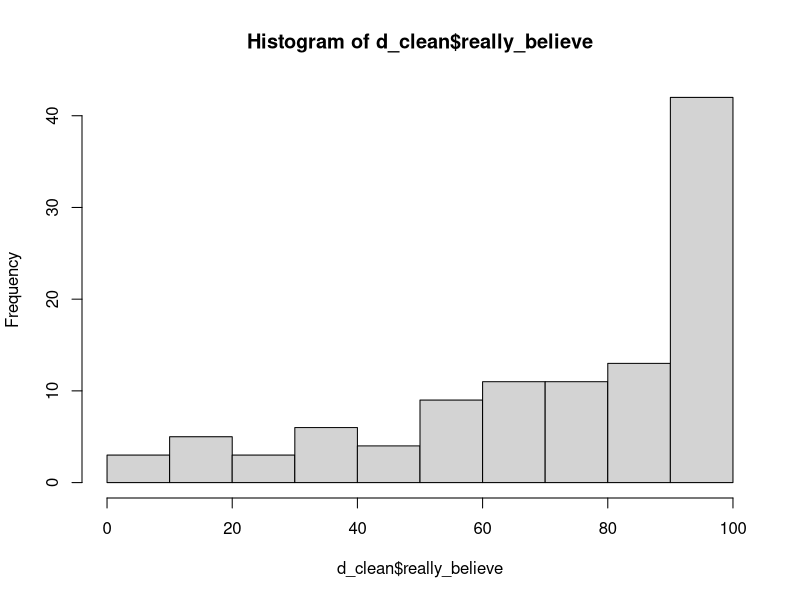
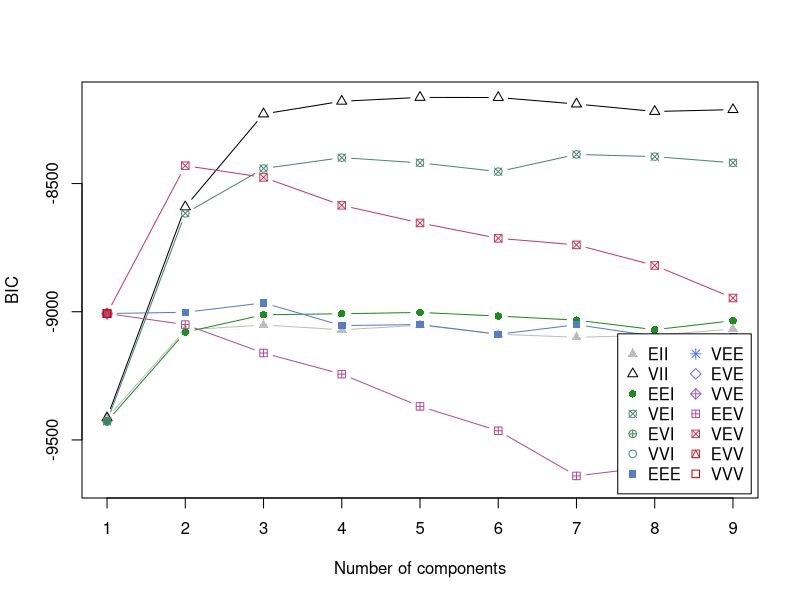
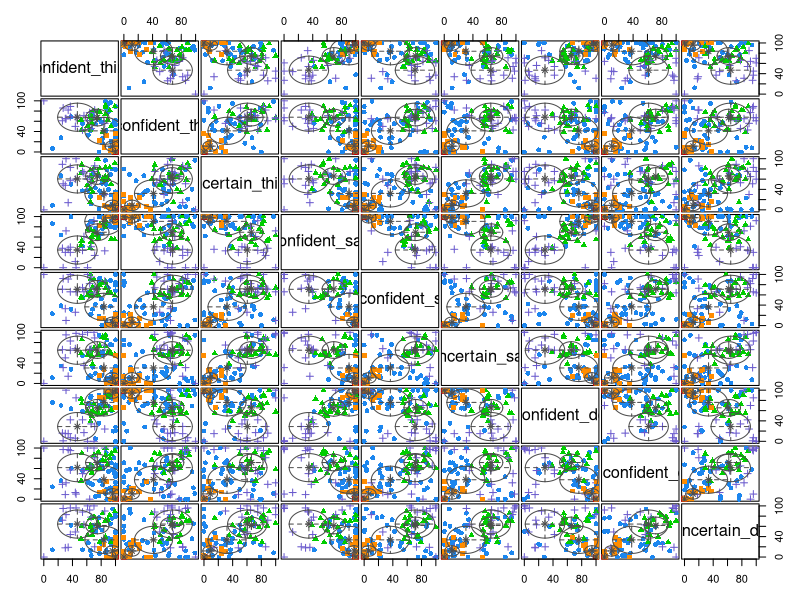
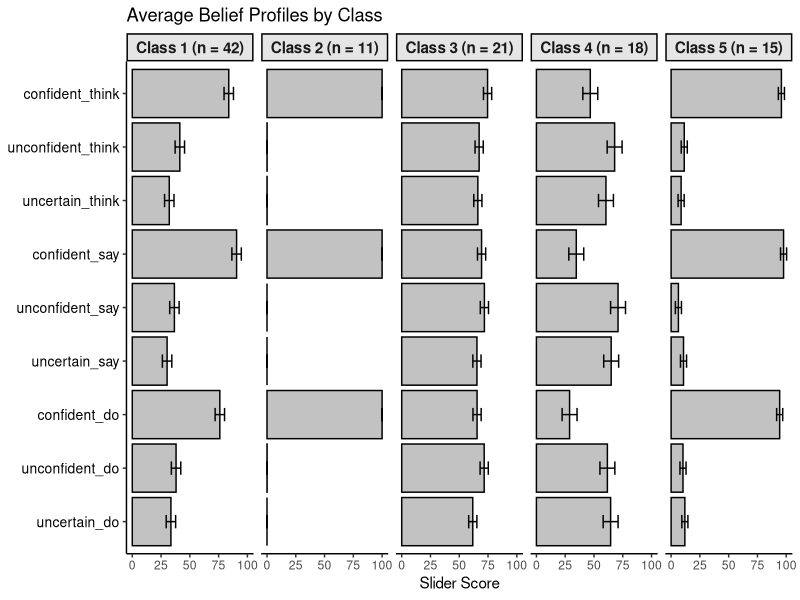
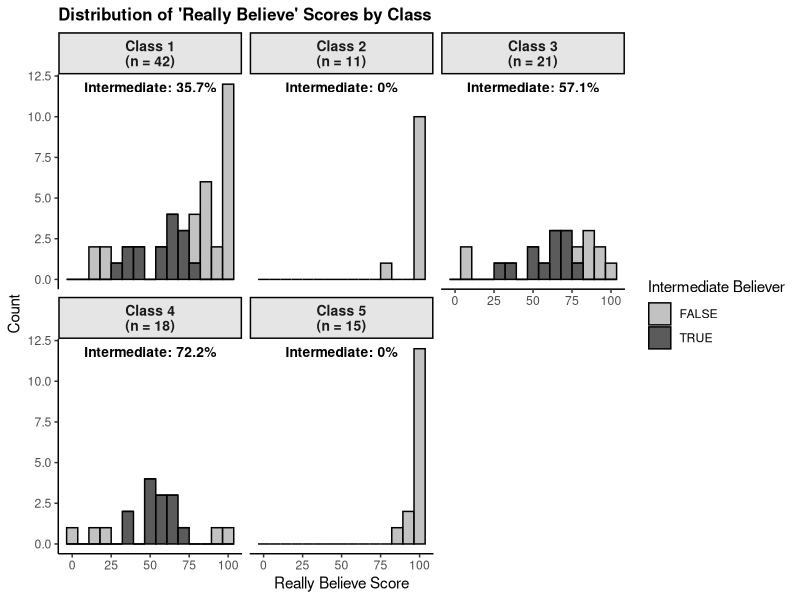
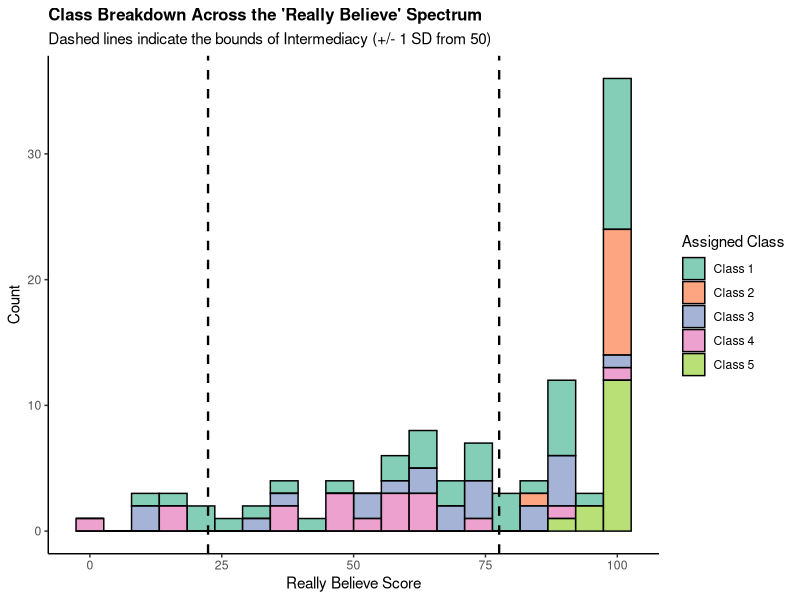
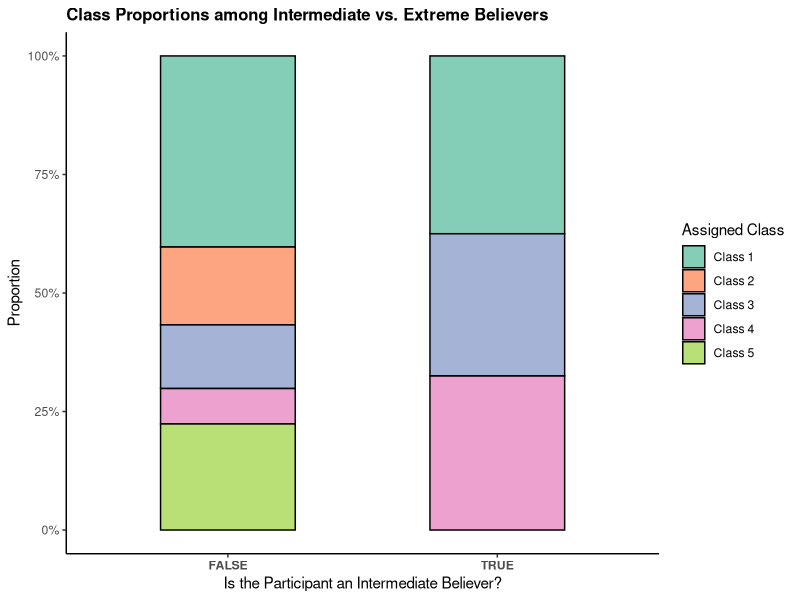
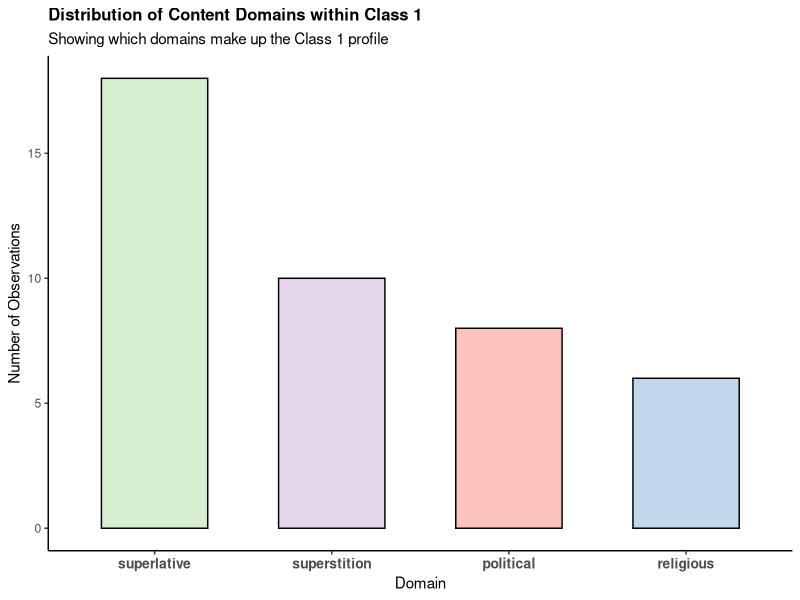

Write R code to recreate these figures, in order.
library(tidyverse)
library(mclust)
library(lme4)
library(psych)
library(corrplot)
library(GGally)

# ==========================================
# 1. CONFIGURATION & TOGGLES
# ==========================================
# Toggle 1: Filter 'really_believe' to +/- 1 SD from the mean?
use_intermediate_filter <- FALSE

# Toggle 2: Cluster on domain residuals instead of raw scores?
use_domain_residuals <- FALSE

# ==========================================
# 2. DATA CLEANING & PREP
# ==========================================
d <- read.csv("rb.p3.csv") %>% 
  filter(attention == 2 | attention == "") %>%
  mutate(domain = case_when(!(religious == "") ~ "religious",
                            !(superlative == "") ~ "superlative",
                            !(superstition == "") ~ "superstition",
                            !(political == "") ~ "political"),
         really_believe    = as.numeric(really_1), 
         confident_think   = as.numeric(y_t_1), 
         unconfident_think = as.numeric(n_t_1),
         uncertain_think   = as.numeric(u_t_1), 
         confident_say     = as.numeric(y_s_1), 
         unconfident_say   = as.numeric(n_s_1),
         uncertain_say     = as.numeric(u_s_1), 
         confident_do      = as.numeric(y_d_1), 
         unconfident_do    = as.numeric(n_d_1),
         uncertain_do      = as.numeric(u_d_1)) %>%
  filter(!is.na(domain))

vars <- c("confident_think", "unconfident_think", "uncertain_think",
          "confident_say", "unconfident_say", "uncertain_say",
          "confident_do", "unconfident_do", "uncertain_do")

# Create ONE unified dataset without NAs, adding Row_ID for distinct counts later
d_clean <- d %>% 
  dplyr::select(all_of(vars), really_believe, domain) %>%
  drop_na() %>%
  mutate(Row_ID = row_number())

# Apply the intermediate filter if toggled TRUE
if(use_intermediate_filter) {
  mean_val <- mean(d_clean$really_believe)
  sd_val <- sd(d_clean$really_believe)
  
  d_clean <- d_clean %>%
    filter(really_believe > (50 - sd_val) & 
             really_believe < (50 + sd_val))
}

hist(d_clean$really_believe)

# ==========================================
# 3. GMM CLUSTERING
# ==========================================
# Base dataset for clustering
d.cluster <- d_clean %>% 
  dplyr::select(all_of(vars))

# Apply the domain residualizer if toggled TRUE
if(use_domain_residuals) {
  for(var in vars) {
    mod <- lm(paste(var, "~ domain"), data = d_clean)
    d.cluster[[var]] <- residuals(mod)
  }
}

# how many clusters?
m <- mclustBIC(d.cluster)
summary(m)
plot(m)

# analysis
mod1 <- Mclust(d.cluster, x = m, G = 5, modelNames = "VII")
summary(mod1, parameters = TRUE)
plot(mod1, what = "classification")

# Append class assignments back to both our working datasets
d_clean$Class_Num <- mod1$classification
d.cluster$Class_Num <- mod1$classification

# ==========================================
# 4. PROFILE VISUALIZATION
# ==========================================
plot_data <- as.data.frame(mod1$parameters$mean) %>%
  rownames_to_column(var = "Item") %>%
  pivot_longer(cols = -Item, 
               names_to = "Class_Num", 
               values_to = "Mean") %>%
  mutate(Class = paste("Class", str_extract(Class_Num, "\\d+")),
         Class_Idx = as.integer(str_extract(Class_Num, "\\d+")))

class_counts <- as.numeric(table(mod1$classification))

# EII models store variance as a scalar, VII uses a vector, others use arrays. 
# Using length.out safely handles scalars vs vectors without over-repeating!
if (!is.null(mod1$parameters$variance$sigmasq)) {
  variances <- rep(mod1$parameters$variance$sigmasq, length.out = mod1$G)
} else {
  variances <- mod1$parameters$variance$sigma[1, 1, ]
}

se_df <- tibble(Class_Idx = 1:mod1$G,
                n = class_counts, 
                SE = sqrt(variances / class_counts))

plot_data <- plot_data %>%
  left_join(se_df, by = "Class_Idx") %>%
  mutate(Lower = Mean - SE,
         Upper = Mean + SE,
         Item = fct_inorder(Item),
         Class = paste0(Class, " (n = ", n, ")"))

# Dynamic X-axis label based on our toggle
x_axis_label <- ifelse(use_domain_residuals, "Deviation from Domain Mean (Residual)", "Slider Score")

ggplot(plot_data, aes(x = Mean, y = fct_rev(Item))) +
  geom_col(fill = "gray70", color = "black", alpha = 0.8) +
  geom_errorbar(aes(xmin = Lower, xmax = Upper), width = 0.25) +
  facet_wrap(~ Class, nrow = 1) + 
  theme_classic() +
  labs(title = "Average Belief Profiles by Class", x = x_axis_label, y = NULL) +
  theme(legend.position = "none",
        strip.background = element_rect(fill = "grey90", color = "black"),
        strip.text = element_text(face = "bold", size = 11),
        axis.text.y = element_text(size = 10, color = "black"))

# ==========================================
# 5. OUTCOME ANALYSIS: REALLY BELIEVE
# ==========================================
# 1. Establish statistical boundaries for intermediacy
rb_sd <- sd(d_clean$really_believe, na.rm = TRUE)
lower_bound <- 50 - rb_sd
upper_bound <- 50 + rb_sd

# 2. Calculate class-level summary statistics
rb_summary <- d_clean %>%
  group_by(Class_Num) %>%
  summarize(
    n = n(),
    mean_rb = mean(really_believe, na.rm = TRUE),
    sd_rb = sd(really_believe, na.rm = TRUE),
    se_rb = sd_rb / sqrt(n),
    .groups = "drop" 
  ) %>%
  mutate(
    Class_Label = factor(paste0("Class ", Class_Num, "\n(n = ", n, ")")),
    Lower = mean_rb - se_rb,
    Upper = mean_rb + se_rb
  )

# 3. Create master plotting dataframe combining raw data, metrics, and labels
d_plot <- d_clean %>%
  mutate(
    Class_Factor = as.factor(paste("Class", Class_Num)),
    intermediate = case_when(
      really_believe >= lower_bound & really_believe <= upper_bound ~ TRUE,
      TRUE ~ FALSE
    )
  ) %>%
  left_join(rb_summary, by = "Class_Num")

# 4. Pre-calculate text labels for Figure 5A
class_proportions <- d_plot %>%
  group_by(Class_Label) %>%
  summarize(
    prop_inter = mean(intermediate),
    label = paste0("Intermediate: ", round(prop_inter * 100, 1), "%"),
    .groups = "drop"
  )
class1_domain_summary <- d_plot %>%
  filter(Class_Num == 1) %>%
  group_by(domain) %>%
  summarize(Count = n(), .groups = "drop") %>%
  mutate(Percentage = round((Count / sum(Count)) * 100, 1)) %>%
  arrange(desc(Count))

print("--- Domain Breakdown for Class 1 ---")
print(class1_domain_summary)


# ------------------------------------------
# STEP 3: VISUALIZATION SUITE
# ------------------------------------------

# --- FIGURE 5A: Faceted Distribution with Proportions ---
ggplot(d_plot, aes(x = really_believe, fill = intermediate)) +
  geom_histogram(color = "black", bins = 15, alpha = 0.8) +
  geom_text(data = class_proportions, aes(x = 50, y = Inf, label = label), 
            vjust = 1.8, fontface = "bold", color = "black", size = 3.5, inherit.aes = FALSE) +
  facet_wrap(~ Class_Label) +
  scale_fill_manual(values = c("FALSE" = "gray70", "TRUE" = "gray20")) +
  theme_classic() +
  labs(
    title = "Distribution of 'Really Believe' Scores by Class",
    x = "Really Believe Score",
    y = "Count",
    fill = "Intermediate Believer"
  ) +
  theme(
    plot.title = element_text(face = "bold", size = 12),
    strip.background = element_rect(fill = "grey90", color = "black"),
    strip.text = element_text(face = "bold", size = 10)
  )

# --- FIGURE 5B: Continuous Spectrum & Bounds ---
ggplot(d_plot, aes(x = really_believe, fill = Class_Factor)) +
  geom_histogram(position = "stack", color = "black", bins = 20, alpha = 0.8) +
  geom_vline(xintercept = c(lower_bound, upper_bound), 
             color = "black", linetype = "dashed", linewidth = 0.8) +
  scale_fill_brewer(palette = "Set2") +
  theme_classic() +
  labs(
    title = "Class Breakdown Across the 'Really Believe' Spectrum",
    subtitle = "Dashed lines indicate the bounds of Intermediacy (+/- 1 SD from 50)",
    x = "Really Believe Score",
    y = "Count",
    fill = "Assigned Class"
  ) +
  theme(plot.title = element_text(face = "bold", size = 12))

# --- FIGURE 5C: Categorical Class Proportions ---
ggplot(d_plot, aes(x = intermediate, fill = Class_Factor)) +
  geom_bar(position = "fill", color = "black", alpha = 0.8, width = 0.5) +
  scale_y_continuous(labels = scales::percent) + 
  scale_fill_brewer(palette = "Set2") +
  theme_classic() +
  labs(
    title = "Class Proportions among Intermediate vs. Extreme Believers",
    x = "Is the Participant an Intermediate Believer?",
    y = "Proportion",
    fill = "Assigned Class"
  ) +
  theme(
    plot.title = element_text(face = "bold", size = 12),
    axis.text.x = element_text(face = "bold")
  )

# --- FIGURE 5D: Class 1 Specific Domain Distribution ---
ggplot(filter(d_plot, Class_Num == 1), aes(x = fct_infreq(domain), fill = domain)) +
  geom_bar(color = "black", alpha = 0.8, width = 0.6) +
  scale_fill_brewer(palette = "Pastel1") +
  theme_classic() +
  labs(
    title = "Distribution of Content Domains within Class 1",
    subtitle = "Showing which domains make up the Class 1 profile",
    x = "Domain",
    y = "Number of Observations"
  ) +
  theme(
    plot.title = element_text(face = "bold", size = 12),
    axis.text.x = element_text(face = "bold", size = 10),
    legend.position = "none"
  )

# --- FIGURE 5E: Domain Distributions Faceted by Class ---
ggplot(d_plot, aes(x = really_believe, fill = domain)) +
  geom_histogram(position = "stack", color = "black", bins = 20, alpha = 0.8) +
  geom_vline(xintercept = c(lower_bound, upper_bound), 
             color = "black", linetype = "dashed", linewidth = 0.8) +
  facet_wrap(~ Class_Factor) +
  scale_fill_brewer(palette = "Dark2") +
  theme_classic() +
  labs(
    title = "Domain Distributions Across 'Really Believe' Spectrum by Latent Class",
    x = "Really Believe Score",
    y = "Count",
    fill = "Domain"
  ) +
  theme(
    plot.title = element_text(face = "bold", size = 12),
    strip.background = element_rect(fill = "grey90", color = "black"),
    strip.text = element_text(face = "bold", size = 11)
  )

# --- FIGURE 5F: Item-by-Item Raw Distributions (Grand Finale with Density Shadows) ---
# 1. Define your explicit item order
desired_order <- c(
  "confident_think", "unconfident_think", "uncertain_think",
  "confident_say",   "unconfident_say",   "uncertain_say",
  "confident_do",    "unconfident_do",    "uncertain_do"
)

# 2. Extract the exact model profile parameters
model_means <- as.data.frame(mod1$parameters$mean) %>%
  rownames_to_column(var = "Item") %>%
  pivot_longer(cols = -Item, names_to = "Class_Str", values_to = "Mean") %>%
  mutate(Class_Num = as.integer(str_extract(Class_Str, "\\d+")))

class_counts <- as.numeric(table(mod1$classification))
if (!is.null(mod1$parameters$variance$sigmasq)) {
  variances <- rep(mod1$parameters$variance$sigmasq, length.out = mod1$G)
} else {
  variances <- mod1$parameters$variance$sigma[1, 1, ]
}

se_df <- tibble(
  Class_Num = 1:mod1$G,
  n = class_counts, 
  SE = sqrt(variances / class_counts)
)

model_profile <- model_means %>%
  left_join(se_df, by = "Class_Num") %>%
  mutate(
    Lower = Mean - SE,
    Upper = Mean + SE
  ) %>%
  select(Item, Class_Num, Mean, Lower, Upper)

# 3. Pivot the raw item variables long
item_plot_data <- d_plot %>%
  select(all_of(vars), Class_Label, Class_Num, domain, intermediate) %>%
  pivot_longer(cols = all_of(vars), names_to = "Item", values_to = "Score") %>%
  mutate(Item = factor(Item, levels = desired_order)) %>%
  left_join(model_profile, by = c("Item", "Class_Num"))

# 4. Handle the dynamic X-axis label
x_axis_label <- ifelse(exists("use_domain_residuals") && use_domain_residuals, 
                       "Deviation from Domain Mean (Residual)", 
                       "Slider Score")

# 5. Build the item-by-item distribution plot
ggplot(item_plot_data, aes(x = Score, y = fct_rev(Item))) +
  geom_violin(orientation = "y", fill = "gray85", color = NA, alpha = 0.35, scale = "width", width = 0.6) +
  geom_jitter(aes(color = intermediate, shape = domain), 
              width = 0,       
              height = 0.18,  
              alpha = 0.4,     
              size = 1.8) +
  geom_errorbar(aes(xmin = Lower, xmax = Upper), height = 0.25, color = "black", linewidth = 0.8, width= 0.1) +
  geom_point(aes(x = Mean), color = "black", size = 4, shape = 18) + 
  facet_wrap(~ Class_Label, nrow = 1) + 
  scale_color_brewer(palette = "Dark2") +
  theme_classic() +
  labs(
    title = "",
    x = x_axis_label,
    y = NULL,
    color = "Intermediacy",
    shape = "Domain"
  ) +
  theme(
    plot.title = element_text(face = "bold", size = 12),
    panel.border = element_rect(color = "black", fill = NA, linewidth = 0.8),
    strip.background = element_rect(fill = "grey90", color = "black"),
    strip.text = element_text(face = "bold", size = 11),
    axis.text.x = element_text(size = 10, color = "black"),
    axis.text.y = element_text(size = 10, color = "black"),
    legend.title = element_text(face = "bold"),
    legend.position = "right"
  )

# ==========================================
# 6. CORRELATION MATRICES BY CLASS
# ==========================================
num_cols <- ceiling(mod1$G / 1)
par(mfrow = c(1, num_cols)) 

for (i in 1:mod1$G) {
  class_data <- d.cluster %>%
    filter(Class_Num == i) %>%
    dplyr::select(all_of(vars))
  
  cormat <- cor(class_data, use = "pairwise.complete.obs")
  
  corrplot(cormat, 
           method = "number", 
           type = "upper", 
           tl.col = "black", 
           tl.cex = 0.8,
           title = paste("Class", i, "Correlations"),
           mar = c(0, 0, 2, 0))
}

par(mfrow = c(1, 1))

# ==========================================
# 7. OVERLAID REGRESSION MATRICES
# ==========================================
pair_data <- d.cluster %>%
  dplyr::select(all_of(vars), Class_Num) %>%
  mutate(Class = as.factor(paste("Class", Class_Num))) %>%
  dplyr::select(-Class_Num)

plot_overlaid_lm <- function(data, mapping, ...) {
  ggplot(data = data, mapping = mapping) +
    geom_point(alpha = 0.15, size = 0.5) +
    geom_smooth(method = "lm", se = FALSE, size = 1, ...) +
    theme_classic()
}

ggpairs(
  pair_data, 
  columns = 1:length(vars),
  mapping = aes(color = Class, fill = Class),
  lower = list(continuous = plot_overlaid_lm),
  diag = list(continuous = wrap("densityDiag", alpha = 0.5)), 
  upper = list(continuous = wrap("cor", size = 3)) 
) +
  theme(
    strip.text = element_text(size = 8, face = "bold"),
    axis.text = element_blank(), 
    axis.ticks = element_blank()
  )

# ==========================================
# 8. MODERATION ANALYSIS (FULL SAMPLE)
# ==========================================
mod_data <- d.cluster %>%
  mutate(Class_Factor = as.factor(Class_Num))

var_pairs <- combn(vars, 2, simplify = FALSE)
moderation_results <- list()

for(i in seq_along(var_pairs)) {
  var_y <- var_pairs[[i]][1]
  var_x <- var_pairs[[i]][2]
  
  form <- as.formula(paste(var_y, "~", var_x, "* Class_Factor"))
  fit <- lm(form, data = mod_data)
  
  aov_res <- anova(fit)
  interaction_term <- paste0(var_x, ":Class_Factor")
  
  p_val <- aov_res[interaction_term, "Pr(>F)"]
  f_val <- aov_res[interaction_term, "F value"]
  
  moderation_results[[i]] <- tibble(
    Outcome = var_y,
    Predictor = var_x,
    F_value = round(f_val, 3),
    p_value = p_val
  )
}

mod_df <- bind_rows(moderation_results) %>%
  mutate(
    p_adj = p.adjust(p_value, method = "fdr"), 
    Significant = ifelse(p_adj < 0.05, "Yes", "No")
  ) %>%
  arrange(p_adj) 

print(head(mod_df, 10))


# -------------------------------------------------------------------------
# =========================================================================
#                    PART II: INTERMEDIATE BELIEFS DEEP DIVE
# =========================================================================
# -------------------------------------------------------------------------

target_classes <- c(1, 3, 4)

# ==========================================
# 9. ITEM DISTRIBUTIONS (INTERMEDIATE ONLY)
# ==========================================
inter_raw <- d_plot %>% filter(intermediate == TRUE, Class_Num %in% target_classes)

inter_plot_data <- inter_raw %>%
  select(all_of(vars), Class_Num, domain, Row_ID) %>%
  pivot_longer(cols = all_of(vars), names_to = "Item", values_to = "Score") %>%
  mutate(Item = factor(Item, levels = desired_order)) %>%
  group_by(Class_Num) %>%
  mutate(Class_Label_Inter = paste0("Class ", Class_Num, "\n(n = ", n_distinct(Row_ID), ")")) %>%
  ungroup()

inter_summary <- inter_plot_data %>%
  group_by(Class_Label_Inter, Item) %>%
  summarize(Mean = mean(Score, na.rm = TRUE), SE = sd(Score, na.rm = TRUE)/sqrt(n()), .groups = "drop")

ggplot(inter_plot_data, aes(x = Score, y = fct_rev(Item))) +
  geom_violin(fill = "gray85", color = NA, alpha = 0.35, scale = "width", width = 0.6) +
  geom_jitter(aes(color = domain, shape = domain), width = 0, height = 0.18, alpha = 0.6, size = 2.2) +
  geom_errorbar(data = inter_summary, aes(xmin = Mean-SE, xmax = Mean+SE, y = fct_rev(Item)), height = 0.25, color = "black", linewidth = 0.8, width = 0, inherit.aes = FALSE) +
  geom_point(data = inter_summary, aes(x = Mean, y = fct_rev(Item)), color = "black", size = 3.5, shape = 18, inherit.aes = FALSE) +
  facet_wrap(~ Class_Label_Inter, nrow = 1) + 
  scale_color_brewer(palette = "Dark2") +
  theme_classic() +
  labs(title = "Item-by-Item Intermediate Belief Distributions", x = "Score", y = NULL, color = "Domain", shape = "Domain") +
  theme(plot.title = element_text(face="bold"), strip.background = element_rect(fill="grey90"), strip.text = element_text(face="bold"))

# ==========================================
# 10. CORRELATION MATRICES (INTERMEDIATE)
# ==========================================
cor_long <- bind_rows(lapply(target_classes, function(c) {
  as.data.frame(as.table(cor(inter_raw %>% filter(Class_Num == c) %>% select(all_of(vars)), use = "pairwise"))) %>%
    mutate(Class_Label = paste("Class", c))
})) %>%
  mutate(Var1 = factor(Var1, levels = desired_order), Var2 = factor(Var2, levels = rev(desired_order)))

ggplot(cor_long, aes(x = Var1, y = Var2, fill = Freq)) +
  geom_tile(color = "white", linewidth = 0.5) +
  geom_text(aes(label = round(Freq, 2)), color = "black", size = 3) +
  facet_wrap(~ Class_Label, nrow = 1) +
  scale_fill_gradient2(low = "red", mid = "white", high = "blue", midpoint = 0, limits = c(-1, 1)) +
  theme_minimal() + labs(title = "", x = NULL, y = NULL, fill = "r") +
  theme(axis.text.x = element_text(angle = 45, hjust = 1), strip.text = element_text(face="bold"), panel.grid = element_blank())

# ==========================================
# 11. PARALLEL ANALYSIS
# ==========================================
par(mfrow = c(1, length(target_classes)))
cat("\n--- PARALLEL ANALYSIS RECOMMENDATIONS ---\n")

for (c_num in target_classes) {
  pa <- fa.parallel(inter_raw %>% filter(Class_Num == c_num) %>% select(all_of(desired_order)), fm = "minres", fa = "fa", main = paste("Class", c_num), plot = TRUE)
  cat("Class", c_num, "Recommended Factors:", pa$nfact, "\n")
}
par(mfrow = c(1, 1))

# Inspect extracted models based on parallel analysis hits
fa(inter_raw %>% filter(Class_Num == 1) %>% select(all_of(desired_order)), nfactors = 1, fm = "minres")
fa(inter_raw %>% filter(Class_Num == 3) %>% select(all_of(desired_order)), nfactors = 1, fm = "minres")
fa(inter_raw %>% filter(Class_Num == 4) %>% select(all_of(desired_order)), nfactors = 2, fm = "minres", rotate = "oblimin")

# ==========================================
# 12. OMNIBUS MODERATION: GRID VISUALIZATION
# ==========================================
pairs_df <- tribble(
  ~Comparison,         ~Action, ~X_Var,              ~Y_Var,
  "Conf vs Unconf",    "Think", "confident_think",   "unconfident_think",
  "Conf vs Unconf",    "Say",   "confident_say",     "unconfident_say",
  "Conf vs Unconf",    "Do",    "confident_do",      "unconfident_do",
  "Conf vs Uncert",    "Think", "confident_think",   "uncertain_think",
  "Conf vs Uncert",    "Say",   "confident_say",     "uncertain_say",
  "Conf vs Uncert",    "Do",    "confident_do",      "uncertain_do",
  "Unconf vs Uncert",  "Think", "unconfident_think", "uncertain_think",
  "Unconf vs Uncert",  "Say",   "unconfident_say",   "uncertain_say",
  "Unconf vs Uncert",  "Do",    "unconfident_do",    "uncertain_do"
)

mod_plot_df <- bind_rows(lapply(1:nrow(pairs_df), function(i) {
  r <- pairs_df[i, ]
  p_int <- anova(lm(reformulate(c(r$X_Var, "Class_Factor"), r$Y_Var), data=inter_raw),
                 lm(reformulate(c(r$X_Var, "Class_Factor", paste0(r$X_Var, ":Class_Factor")), r$Y_Var), data=inter_raw))$`Pr(>F)`[2]
  
  inter_raw %>%
    select(Class_Factor, X_Val = all_of(r$X_Var), Y_Val = all_of(r$Y_Var)) %>%
    mutate(Comparison = r$Comparison, Action = r$Action, p_label = sprintf("Interaction p = %.3f", p_int))
})) %>%
  mutate(Action = factor(Action, levels = c("Think", "Say", "Do")), 
         Comparison = factor(Comparison, levels = c("Conf vs Unconf", "Conf vs Uncert", "Unconf vs Uncert")))

ggplot(mod_plot_df, aes(x = X_Val, y = Y_Val)) +
  geom_jitter(aes(color = Class_Factor), alpha = 0.25, width = 1.5, height = 1.5, size = 1) +
  geom_smooth(aes(color = Class_Factor), method = "lm", se = FALSE, linewidth = 1.2) +
  geom_text(data = mod_plot_df %>% distinct(Comparison, Action, p_label), aes(x = -Inf, y = Inf, label = p_label), hjust = -0.1, vjust = 1.5, fontface = "italic", size = 3.5) +
  facet_grid(Comparison ~ Action, scales = "free") +
  scale_color_manual(values = c("Class 1" = "green", "Class 3" = "grey", "Class 4" = "black")) +
  theme_bw() + labs(title = "", x = "", y = "", color = "Class") +
  theme(strip.background = element_rect(fill = "grey90"), strip.text = element_text(face = "bold"), legend.position = "bottom")

# ==========================================
# 13. CORRELATION GRIDS (TARGETED PAIRS)
# ==========================================
cor_grid_df <- bind_rows(lapply(target_classes, function(c_num) {
  df_sub <- inter_raw %>% filter(Class_Num == c_num)
  bind_rows(lapply(1:nrow(pairs_df), function(i) {
    tibble(Class_Label = paste0("Class ", c_num, "\n(n = ", nrow(df_sub), ")"),
           Comparison = pairs_df$Comparison[i], Action = pairs_df$Action[i],
           Correlation = cor(df_sub[[pairs_df$X_Var[i]]], df_sub[[pairs_df$Y_Var[i]]], use = "pairwise.complete.obs"))
  }))
})) %>%
  mutate(Action = factor(Action, levels = c("Think", "Say", "Do")),
         Comparison = factor(Comparison, levels = rev(c("Conf vs Unconf", "Conf vs Uncert", "Unconf vs Uncert"))),
         Class_Label = fct_inorder(Class_Label))

ggplot(cor_grid_df, aes(x = Action, y = Comparison, fill = Correlation)) +
  geom_tile(color = "white", linewidth = 1) +
  geom_text(aes(label = sprintf("%.2f", Correlation)), color = "black", size = 4.5, fontface = "bold") +
  facet_wrap(~ Class_Label, nrow = 1) +
  scale_fill_gradient2(low = "red", mid = "white", high = "blue", midpoint = 0, limits = c(-1, 1)) +
  theme_minimal() + labs(title = "", x = "", y = "", fill = "r") +
  theme(strip.background = element_rect(fill = "grey90"), strip.text = element_text(face = "bold"), 
        panel.grid = element_blank(), legend.position = "none")
